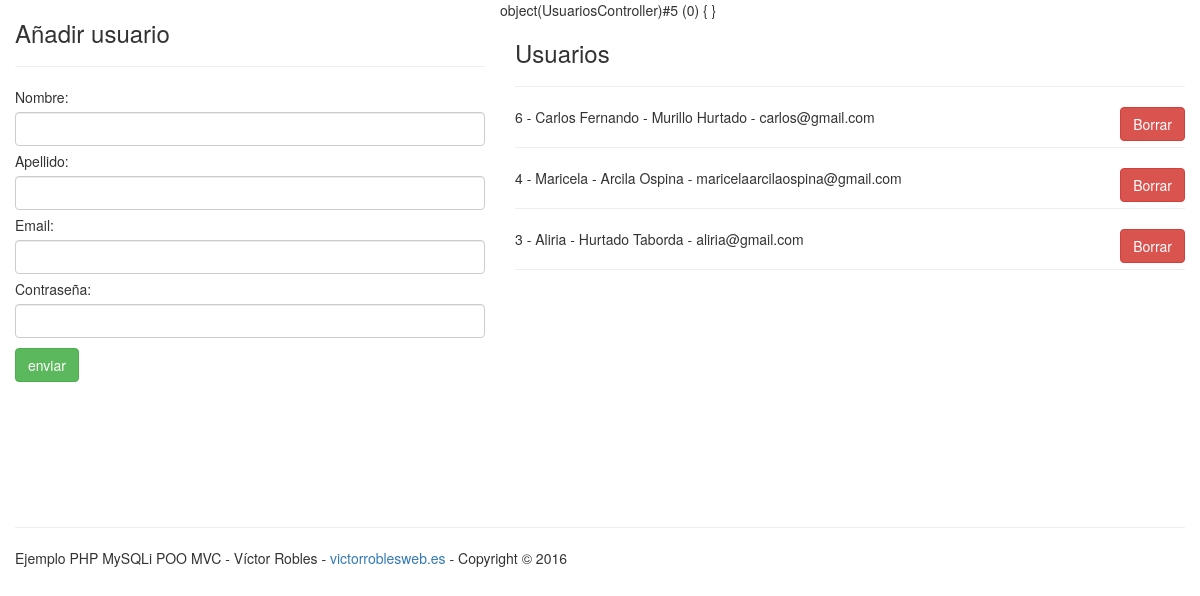
The page / on the database its author committed.
### tables this page shows
CREATE TABLE `usuarios` (
  `id` int(11) NOT NULL AUTO_INCREMENT,
  `nombre` varchar(50) NOT NULL,
  `apellido` varchar(50) NOT NULL,
  `email` varchar(50) NOT NULL,
  `password` varchar(10) NOT NULL,
  PRIMARY KEY (`id`)
);

### core/ControladorBase.php (called while the page is built, shortened)
<?php
class ControladorBase{
    public function __construct() {
        require_once 'EntidadBase.php';
    }
    public function view($vista,$datos){
        require_once 'core/AyudaVistas.php';
        $helper=new AyudaVistas();
        require_once 'view/'.$vista.'View.php';
    }
}
?>

### controller/UsuariosController.php (called while the page is built, shortened)
<?php
class UsuariosController extends ControladorBase{
    public function index(){
        $usuario=new Usuario();
        $allusers=$usuario->getAll();
        $this->view("index",array(
            "allusers"=>$allusers,
            "Hola"    =>"Soy Víctor Robles"
        ));
    }
}
?>

### core/AyudaVistas.php (called while the page is built)
<?php
class AyudaVistas{
    public function url($controlador=CONTROLADOR_DEFECTO,$accion=ACCION_DEFECTO){
        $urlString="index.php?controller=".$controlador."&action=".$accion;
        return $urlString;
    }
}
?>

### model/Usuario.php (called while the page is built, shortened)
<?php
class Usuario extends EntidadBase{
    public function __construct() {
        $table="usuarios";
    }
}
?>

### config/database.php (called while the page is built)
<?php
return array(
    "driver"    =>"mysql",
    "host"      =>"localhost",
    "user"      =>"root",
    "pass"      =>"",
    "database"  =>"pruebas",
    "charset"   =>"utf8"
);
?>

### core/Conectar.php (called while the page is built, shortened)
<?php
class Conectar{
    private $driver;
    private $host, $user, $pass, $database, $charset;
    public function __construct() {
        $db_cfg = require_once 'config/database.php';
        $this->driver=$db_cfg["driver"];
        $this->host=$db_cfg["host"];
        $this->user=$db_cfg["user"];
        $this->pass=$db_cfg["pass"];
        $this->database=$db_cfg["database"];
        $this->charset=$db_cfg["charset"];
    }
    public function conexion(){
        if($this->driver=="mysql" || $this->driver==null){
            $con=new mysqli($this->host, $this->user, $this->pass, $this->database);
            $con->query("SET NAMES '".$this->charset."'");
        }
        return $con;
    }
}
?>

### core/EntidadBase.php (called while the page is built, shortened)
<?php
class EntidadBase{
    private $table;
    private $db;
    public function __construct($table) {
        $this->table=(string) $table;
        require_once 'Conectar.php';
        $this->conectar=new Conectar();
        $this->db=$this->conectar->conexion();
    }
    public function getAll(){
        $query=$this->db->query("SELECT * FROM $this->table ORDER BY id DESC");
        while ($row = $query->fetch_object()) {
           $resultSet[]=$row;
        }
        return $resultSet;
    }
}
?>

### view/indexView.php (the view, shortened to what this page needs)
<!DOCTYPE HTML>
<html lang="es">
    <head>
        <link href="//maxcdn.bootstrapcdn.com/bootstrap/3.2.0/css/bootstrap.min.css" rel="stylesheet" type="text/css" />
    </head>
    <body>
        <form action="<?php echo $helper->url("usuarios","crear"); ?>" method="post" class="col-lg-5">
            <h3>Añadir usuario</h3>
            <hr/>
            Nombre: <input type="text" name="nombre" class="form-control"/>
            Apellido: <input type="text" name="apellido" class="form-control"/>
            Email: <input type="text" name="email" class="form-control"/>
            Contraseña: <input type="password" name="password" class="form-control"/>
            <input type="submit" value="enviar" class="btn btn-success"/>
        </form>
        <div class="col-lg-7">
            <h3>Usuarios</h3>
            <hr/>
        </div>
        <section class="col-lg-7 usuario" style="height:400px;overflow-y:scroll;">
            <?php foreach($allusers as $user) {?>
                <?php echo $user->id; ?> -
                <?php echo $user->nombre; ?> -
                <?php echo $user->apellido; ?> -
                <?php echo $user->email; ?>
                <div class="right">
                    <a href="<?php echo $helper->url("usuarios","borrar"); ?>&id=<?php echo $user->id; ?>" class="btn btn-danger">Borrar</a>
                </div>
                <hr/>
            <?php } ?>
        </section>
        <footer class="col-lg-12">
            <hr/>
           Ejemplo PHP MySQLi POO MVC - Víctor Robles - <a href="http://victorroblesweb.es">victorroblesweb.es</a> - Copyright &copy; <?php echo  date("Y"); ?>
        </footer>
    </body>
</html>

### index.php (shortened to what this page needs)
<?php
require_once 'core/ControladorBase.php';
require_once 'core/ControladorFrontal.func.php';
if(isset($_GET["controller"])){
    $controllerObj=cargarControlador($_GET["controller"]);
    lanzarAccion($controllerObj);
}else{
    $controllerObj=cargarControlador(CONTROLADOR_DEFECTO);
    var_dump($controllerObj);
    lanzarAccion($controllerObj);
}
?>

### core/ControladorFrontal.func.php (shortened to what this page needs)
<?php
    function cargarAccion($controllerObj,$action){
        $accion=$action;
        $controllerObj->$accion();
    }
    function lanzarAccion($controllerObj){
        if(isset($_GET["action"]) && method_exists($controllerObj, $_GET["action"])){
            cargarAccion($controllerObj, $_GET["action"]);
        }else{
            cargarAccion($controllerObj, ACCION_DEFECTO);
        }
    }
?>

### view/indexView.php (style rules this page uses)
input { margin-top:5px; margin-bottom:5px; }
.right { float:right; }

### rows shown on the page
usuarios: id "6", nombre "Carlos Fernando", apellido "Murillo Hurtado", email "carlos@gmail.com"
usuarios: id "4", nombre "Maricela", apellido "Arcila Ospina", email "maricelaarcilaospina@gmail.com"
usuarios: id "3", nombre "Aliria", apellido "Hurtado Taborda", email "aliria@gmail.com"
